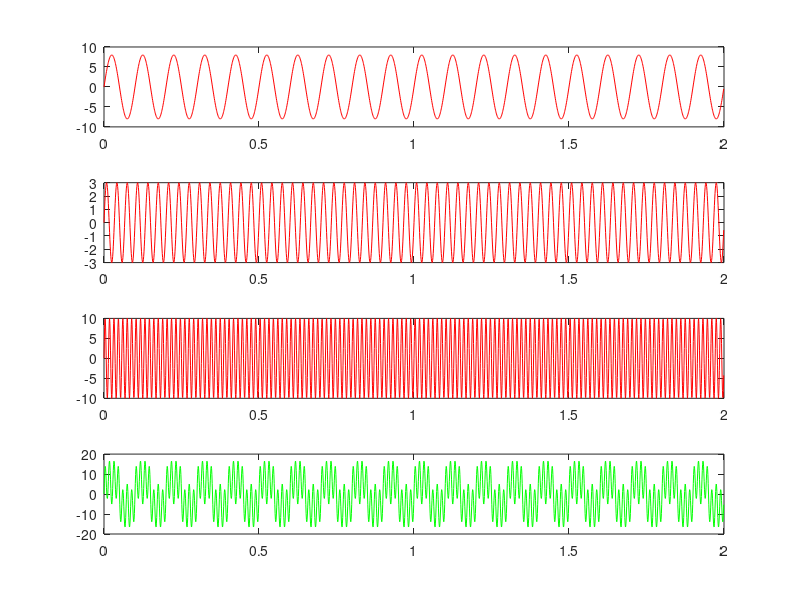
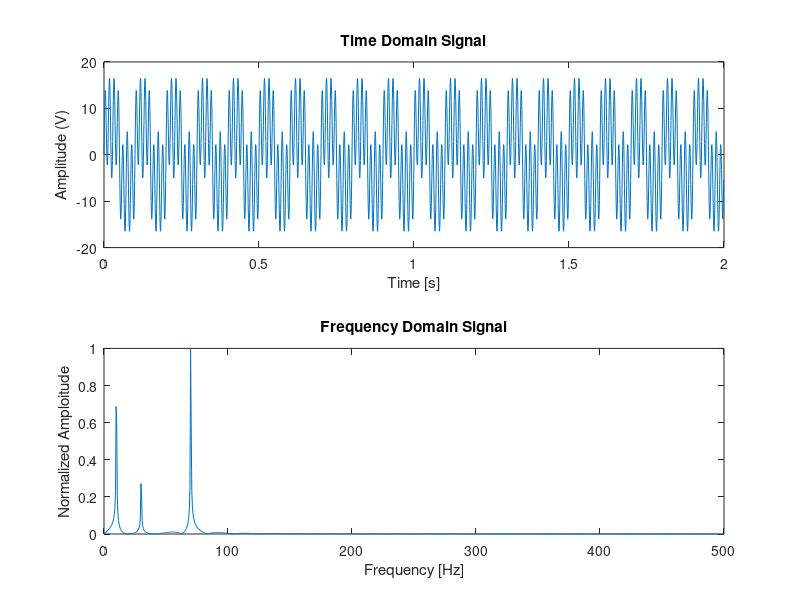

Here is the MATLAB script that generated these plots, in order:
Fs= 1000; % sampling frequency
Ts = 1/Fs; % sampling period or time stamp 
dt=0:Ts:2-Ts; %Zeitinterval von 0 bis 2s
f1 =10;
f2=30;
f3=70;
% y=Asin(2pift+theta))

y1=8*sin(2*pi*f1*dt);
y2=3*sin(2*pi*f2*dt);
y3=10*sin(2*pi*f3*dt);
y4= y1+y2+y3;
subplot(4,1,1);
plot(dt,y1,'r');
subplot(4,1,2);
plot(dt,y2,'r');
subplot(4,1,3);
plot(dt,y3,'r');
subplot(4,1,4);
plot(dt,y4,'g');

nfft= length(y4); %length of time domain signal 
nfft2=2^nextpow2(nfft); %length of signal in power of 2
ff=fft(y4,nfft2);
fff=ff(1:nfft2/2);
fff=fff/max(fff);   %Amplitude auf 1
xfft = Fs*(0:nfft2/2-1)/nfft2;

figure();
subplot(2,1,1);
plot(dt,y4);
xlabel('Time [s]');
ylabel('Amplitude (V)');
title('Time Domain Signal');


subplot(2,1,2);
plot(xfft,abs(fff));
xlabel('Frequency [Hz]');
ylabel('Normalized Amploitude');
title('Frequency Domain Signal');
